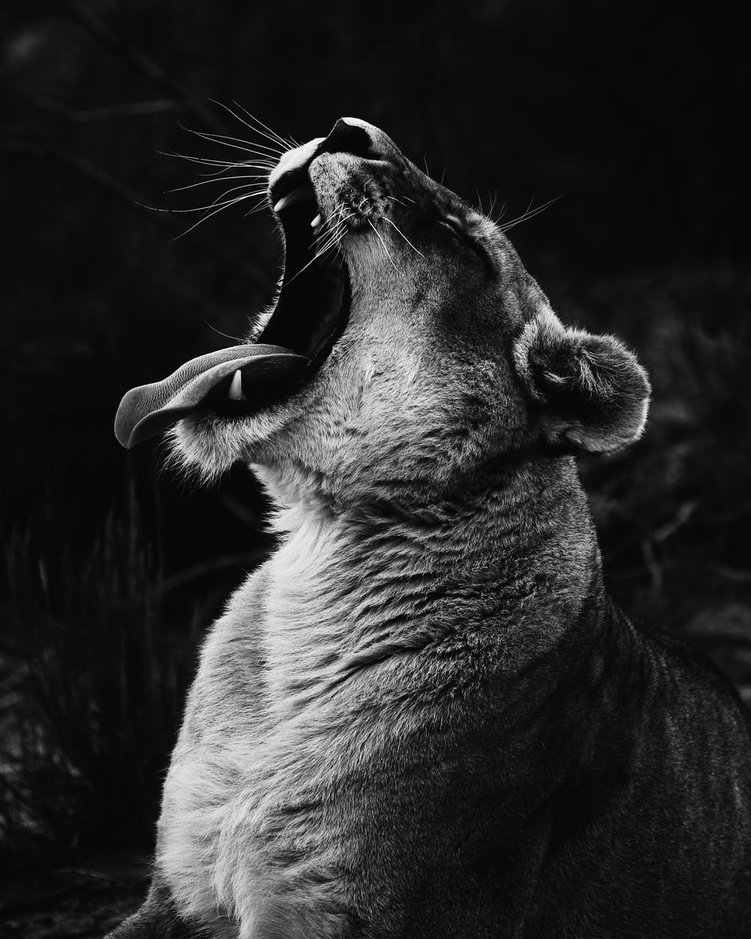
#> input picture Lab5_imgs/lion.jpg, 751 x 939 px, shrunk from 1000 x 1250 before the run
$ python lab_5.py   (older library calls are emulated)
#> lines starting #> are read from the running program, lines starting #| are printed output that depends on the picture
from skimage.measure import compare_ssim
import argparse
import imutils
import cv2
import numpy as np
import random

def sp_noise(image,prob):
	output = np.zeros(image.shape,np.uint8)
	thres = 1 - prob
	for i in range(image.shape[0]):
		for j in range(image.shape[1]):
			rdn = random.random()
			if rdn < prob:
				output[i][j] = 0
			elif rdn > thres:
				output[i][j] = 255
			else:
				output[i][j] = image[i][j]
	return output

#task1
image1 = cv2.imread('./Lab5_imgs/lion.jpg')
#> image1 is the input picture: shape (939, 751, 3); min 0, max 255, mean 43.2
image2 = cv2.imread('./Lab5_imgs/color.jpg')
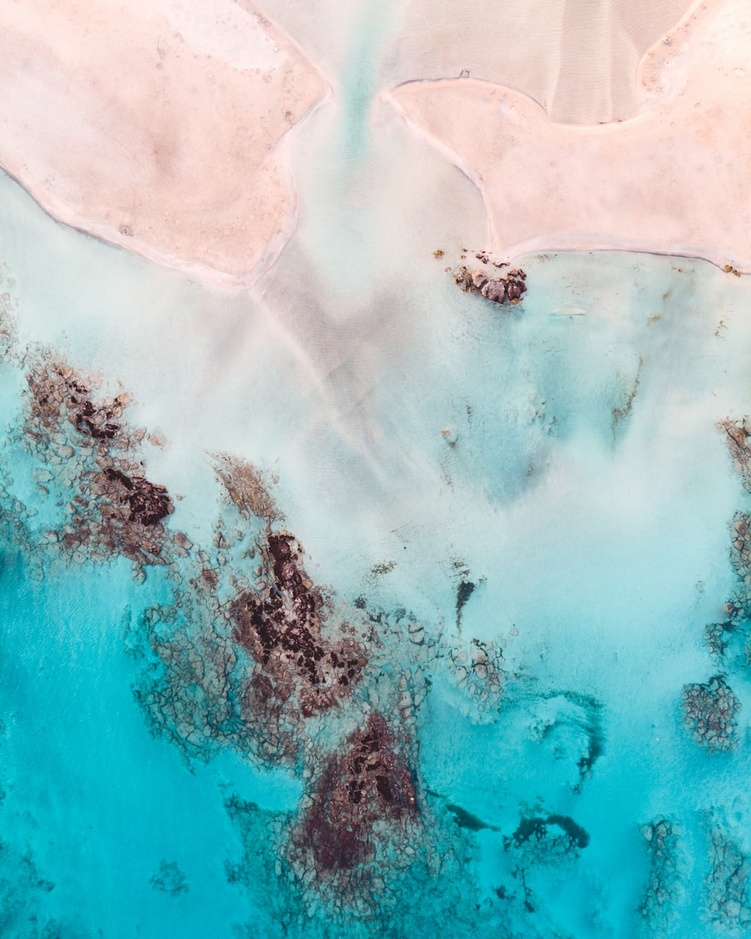
#> input picture Lab5_imgs/color.jpg, 751 x 939 px, shrunk from 1000 x 1250 before the run
#> image2 is the input picture: shape (939, 751, 3); mean B, G, R 191.7, 188.1, 147.2

weightedSum = cv2.addWeighted(image1, 0.5, image2, 0.4, 0)
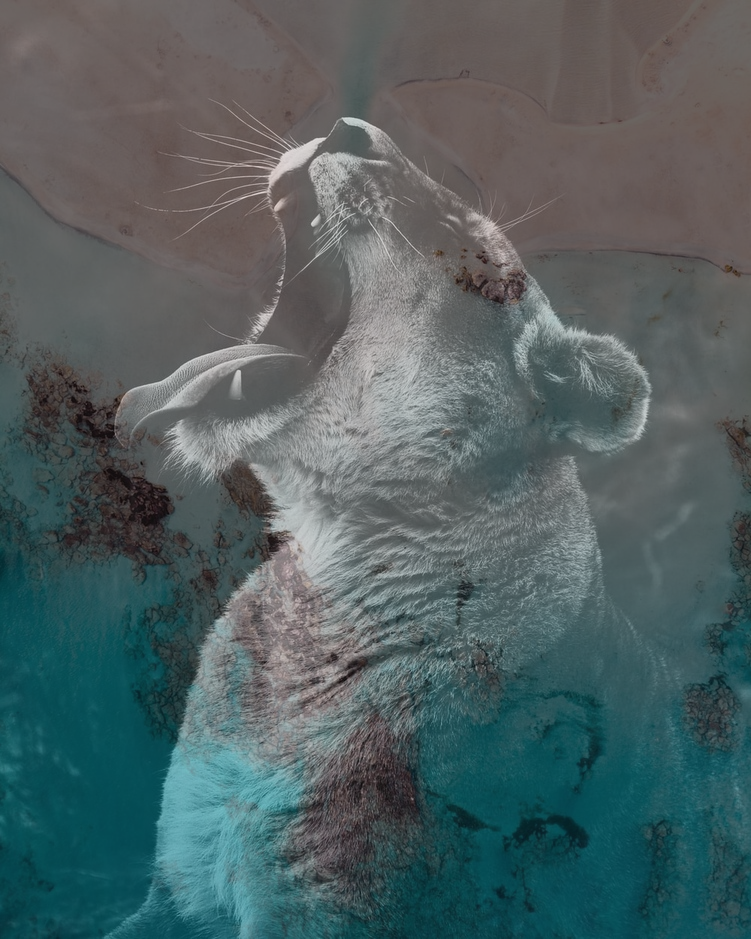
#> weightedSum: shape (939, 751, 3); mean B, G, R 98.2, 96.8, 80.5
cv2.imshow('Weighted Image', weightedSum)

# De-allocate any associated memory usage
if cv2.waitKey(0) & 0xff == 27:
#> (key Esc is pressed here)
	cv2.destroyAllWindows()

subtraction = cv2.subtract(image1, image2)
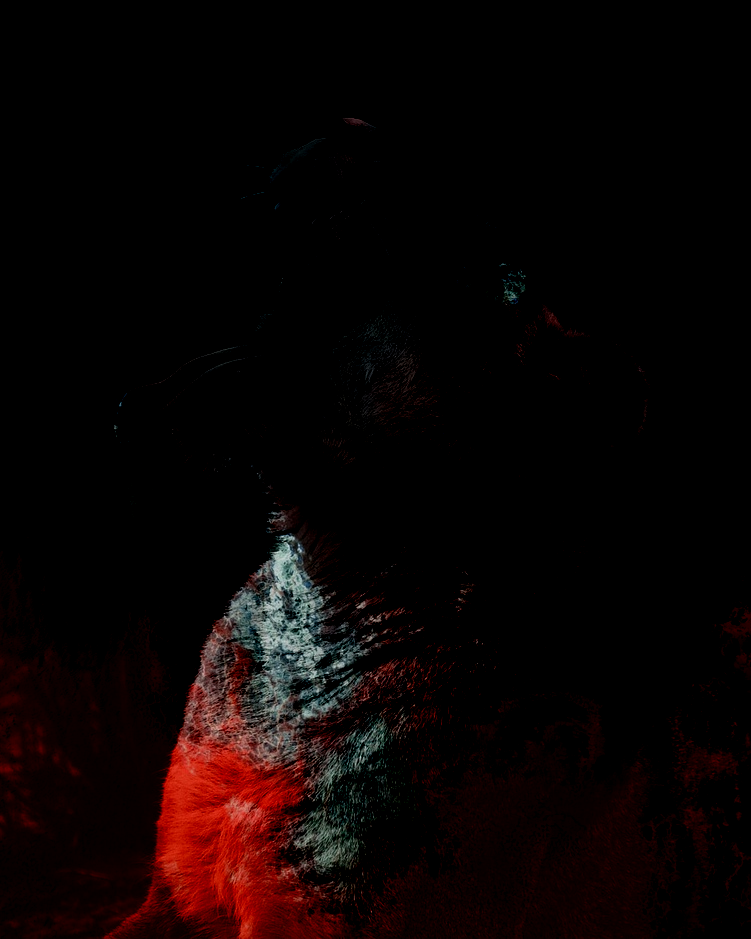
#> subtraction: shape (939, 751, 3); mean B, G, R 3.4, 3.9, 11.2
cv2.imshow('Subtracted Image', subtraction)

if cv2.waitKey(0) & 0xff == 27:
#> (key Esc is pressed here)
	cv2.destroyAllWindows()

bitwise_and = cv2.bitwise_and(image1, image2, mask = None)
cv2.imshow('Bitwise And', bitwise_and)

if cv2.waitKey(0) & 0xff == 27:
#> (key Esc is pressed here)
	cv2.destroyAllWindows()

bitwise_or = cv2.bitwise_or(image1, image2, mask = None)
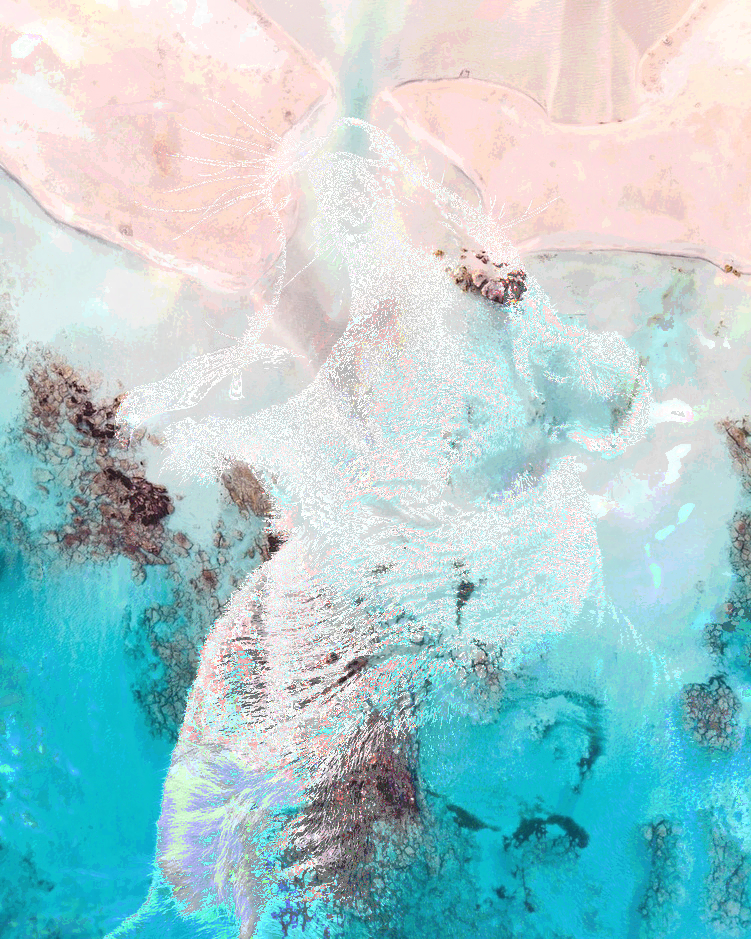
#> bitwise_or: shape (939, 751, 3); mean B, G, R 208.3, 204.9, 169.8
cv2.imshow('Bitwise Or', bitwise_or)

if cv2.waitKey(0) & 0xff == 27:
#> (key Esc is pressed here)
	cv2.destroyAllWindows()

bitwise_xor = cv2.bitwise_xor(image1, image2, mask = None)
cv2.imshow('Bitwise XOr', bitwise_xor)

if cv2.waitKey(0) & 0xff == 27:
#> (key Esc is pressed here)
	cv2.destroyAllWindows()

#task5

noise_img = sp_noise(image1,0.05)
#> after the loop in sp_noise, `for i in range(image.shape[0]):`:
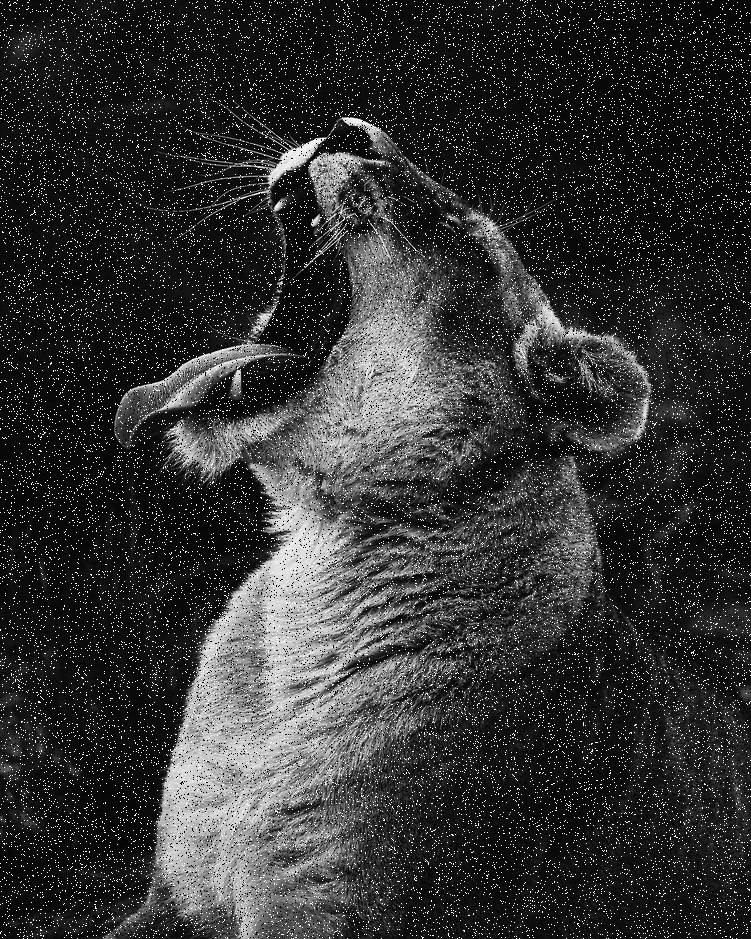
#> output: shape (939, 751, 3); min 0, max 255, mean 51.5
cv2.imshow('Noise', noise_img)

if cv2.waitKey(0) & 0xff == 27:
#> (key Esc is pressed here)
	cv2.destroyAllWindows()

no_noise_img = cv2.fastNlMeansDenoisingMulti(noise_img, 2, 5, None, 4, 7, 35)
#> no_noise_img = 751 rows, first 8: [255, 255, 255], [11, 11, 11], [11, 11, 11], [11, 11, 11], [11, 11, 11], [11, 11, 11], [11, 11, 11], [11, 11, 11]
cv2.imshow('No noise', no_noise_img)

if cv2.waitKey(0) & 0xff == 27:
#> (key Esc is pressed here)
	cv2.destroyAllWindows()

#task6
matrix = np.ones((5,5), np.uint8)

img_erosion = cv2.erode(image1, matrix, iterations=1)
img_dilation = cv2.dilate(image1, matrix, iterations=1)
img_opening = cv2.morphologyEx(image1, cv2.MORPH_OPEN, matrix)
img_closing = cv2.morphologyEx(image1, cv2.MORPH_CLOSE, matrix)
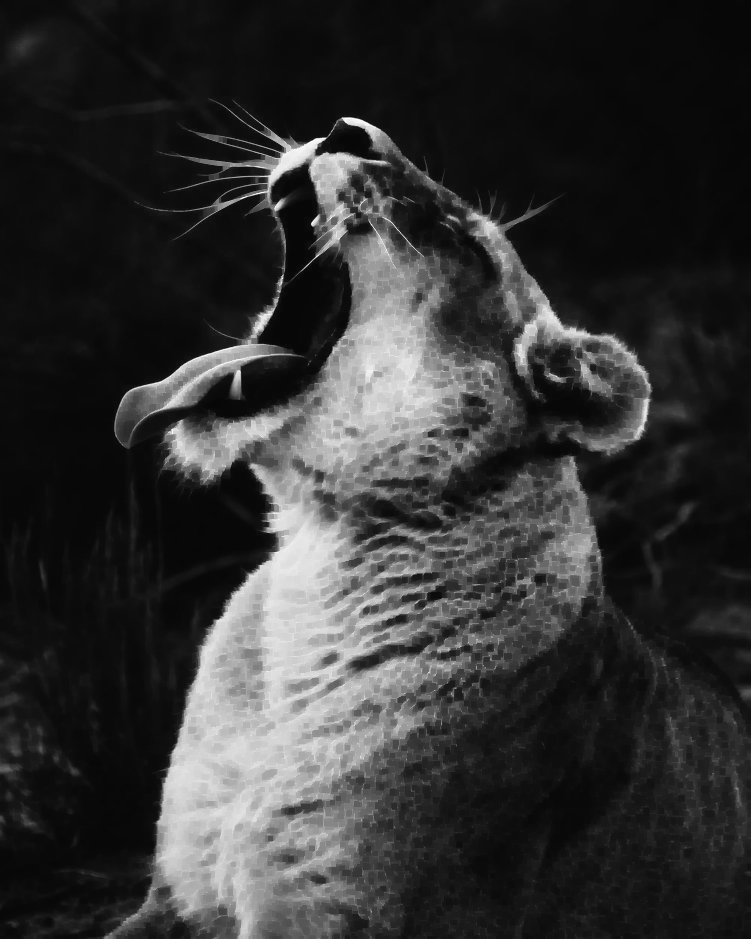
#> img_closing: shape (939, 751, 3); min 7, max 255, mean 51.6

cv2.imshow('Erosion', img_erosion)

if cv2.waitKey(0) & 0xff == 27:
#> (key Esc is pressed here)
	cv2.destroyAllWindows()

cv2.imshow('Dilation', img_dilation)

if cv2.waitKey(0) & 0xff == 27:
#> (key Esc is pressed here)
	cv2.destroyAllWindows()

cv2.imshow('Opening', img_opening)

if cv2.waitKey(0) & 0xff == 27:
#> (key Esc is pressed here)
	cv2.destroyAllWindows()

cv2.imshow('Closing', img_closing)

if cv2.waitKey(0) & 0xff == 27:
#> (key Esc is pressed here)
	cv2.destroyAllWindows()
